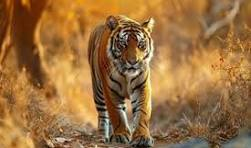
#> input picture day 2/image2.jpeg, 251 x 148 px
$ python outline.py
#> lines starting #> are read from the running program, lines starting #| are printed output that depends on the picture
import cv2
import matplotlib.pyplot as plt
img=cv2.imread("image2.jpeg")
#> img is the input picture: shape (148, 251, 3); mean B, G, R 62.8, 111.2, 154
gray=cv2.cvtColor(img,cv2.COLOR_BGR2GRAY)
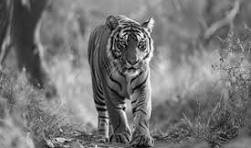
#> gray: shape (148, 251); min 1, max 253, mean 118.5
edges=cv2.Canny(gray,100,300)
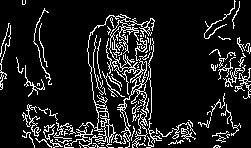
#> edges: shape (148, 251); 12.2% white in thin lines or dots
plt.imshow(cv2.cvtColor(edges,cv2.COLOR_BGR2RGB))
plt.show()

$ run again, with day 2/J13Wn.jpg copied over day 2/image2.jpeg
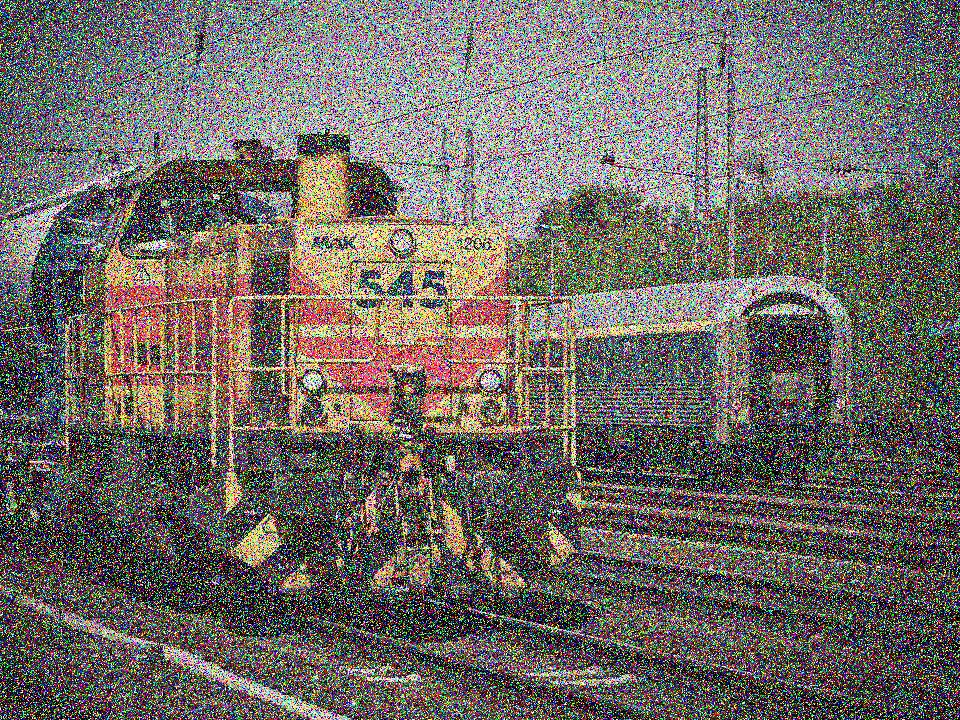
#> input picture day 2/J13Wn.jpg, 960 x 720 px
#> img is the input picture: shape (720, 960, 3); mean B, G, R 102, 106.2, 111.9
#> `gray=cv2.cvtColor(img,cv2.COLOR_BGR2GRAY)`:
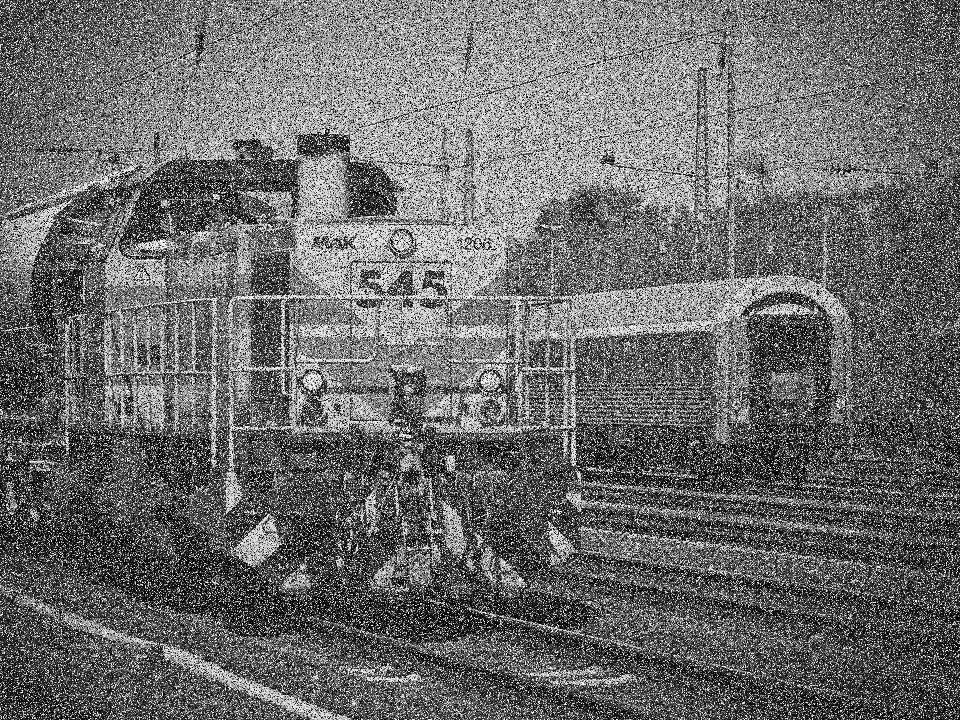
#> gray: shape (720, 960); min 0, max 255, mean 107.4
#> `edges=cv2.Canny(gray,100,300)`:
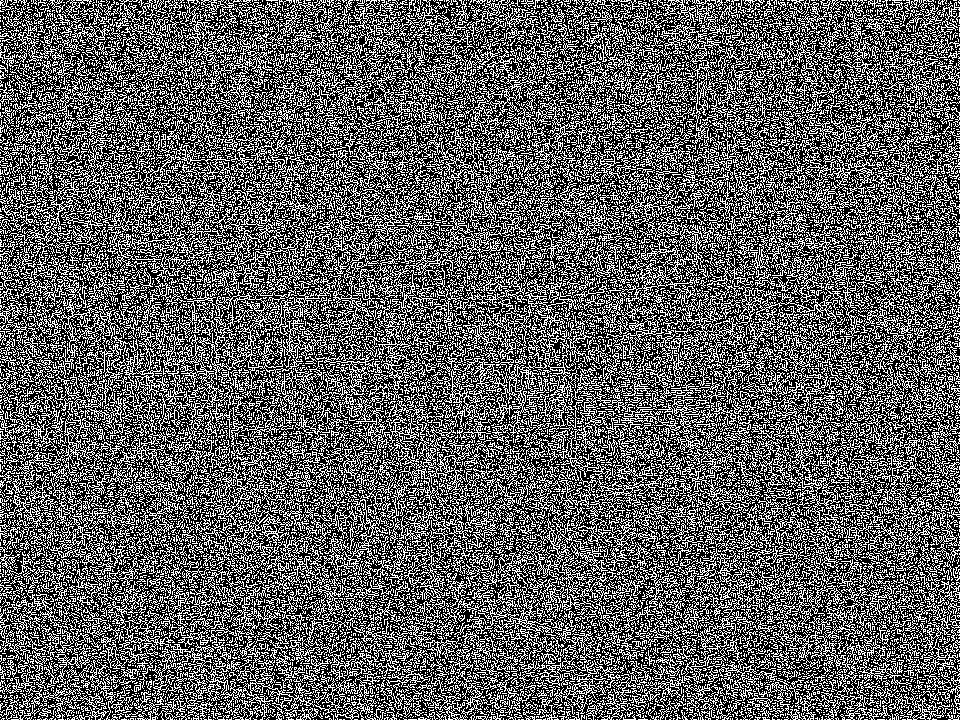
#> edges: shape (720, 960); 37.1% white in thin lines or dots
